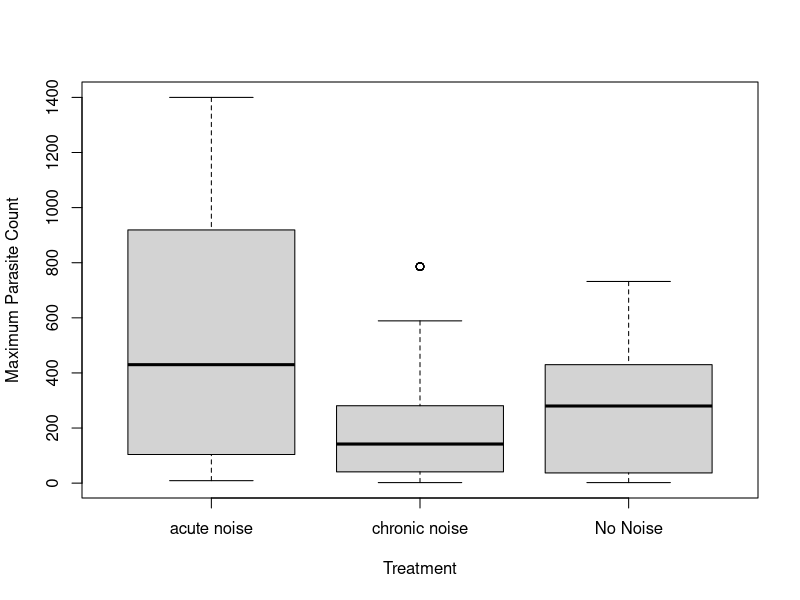

R code for this plot: (Note: this script raises an error after producing the figure.)
#this is where I will complete assignment 1
getwd()

#my chosen dataset
guppy <- read.csv(file = "guppy.csv", head= TRUE)
summary(guppy)

#create objects for each column

#check the sample size for each treatment
table(guppy$treatment)

#mean max parasite number out of the 10 days observed
with(guppy, tapply(max.parasite.count, fish.Id, mean))

#mean max parasite number for each treatment, omitting all missing data
with (guppy,tapply(max.parasite.count, treatment, mean, na.rm=TRUE))

#standard deviation max parasite number for each treatment, omitting all missing data
with(guppy,tapply(max.parasite.count, treatment, sd, na.rm=TRUE))

#test for statistical difference of max parasite number between treatments
guppy.aov <- aov(max.parasite.count ~ treatment, data=guppy)
summary(guppy.aov)

#New code for assignment 2
library(tidyverse)

(guppy
  %>% group_by(treatment)
  %>% summarise_at("max.parasite.count",
                  list(mean=mean, sd=sd), na.rm=TRUE))

#look for any inconsistencies in data
summary(guppy)

boxplot (max.parasite.count~treatment, data=guppy, 
         xlab = "Treatment", ylab = "Maximum Parasite Count")


plot.default(max.parasite.count, standard.length,
     ylab="Maximum Parasite Count", xlab="Standard Length")




##New code for assignment 3

library(tidyverse)

view(guppy)

library(dplyr)

#pairing down columns to only the ones I need
pdat <- select(guppy, treatment, day, parasite.count)


#re-arranging the data by treatment and day
timedat <- (pdat
                %>% group_by(treatment, day)
                %>% summarise_at("parasite.count",
                                 list(mean=mean, sd=sd), na.rm=TRUE))
print(timedat)


#looking at each treatment independently - chronic noise first
pdat_chr <- filter(pdat, treatment == "chronic noise")

#re-arranging data by day
timedat_chr <- (pdat_chr
            %>% group_by(day)
            %>% summarise_at("parasite.count",
                             list(mean=mean, sd=sd), na.rm=TRUE))
print(timedat_chr)


#looking at acute noise only
pdat_a <- filter(pdat, treatment == "acute noise")

#sorting by day of sampling
timedat_a <- (pdat_a
                %>% group_by(day)
                %>% summarise_at("parasite.count",
                                 list(mean=mean, sd=sd), na.rm=TRUE))
print(timedat_a)


#looking at control group only
pdat_no <- filter(pdat, treatment == "No Noise")

#sorting by say of sampling
timedat_no <- (pdat_no
              %>% group_by(day)
              %>% summarise_at("parasite.count",
                               list(mean=mean, sd=sd), na.rm=TRUE))
print(timedat_no)



library(ggplot2)
theme_set(theme_bw()) 

#plotting each treatment separately
#chronic
pchr <- ggplot(timedat_chr,aes(day, mean))+labs(y = "Parasite count", x="Sampling day")
print(pchr+geom_line())
print(pchr+geom_line() +geom_point())

#acute
pa <- ggplot(timedat_a,aes(day, mean))+labs(y = "Parasite count", x="Sampling day")
print(pa+geom_line())
print(pa+geom_line() +geom_point())

#control
pno <- ggplot(timedat_no,aes(day, mean))+labs(y = "Parasite count", x="Sampling day")
print(pno+geom_line())
print(pno+geom_line() +geom_point())

#plotting all 3 treatments together (line)
pt <- ggplot(timedat,aes(day, mean, colour=treatment))+labs(y = "Parasite count", x="Sampling day")
print(pt+geom_line())
print(pt+geom_line() +geom_point())


#taking the total parasite count over all days and comparing treatments 
totdat <- select(guppy, fish.Id, treatment, parasite.count)


#took the sum of the number of parasites over all sampling days for each individual
totdatgrp <- (totdat
            %>% group_by(fish.Id, treatment)
            %>% summarise_at("parasite.count",
                             list(sum=sum), na.rm=TRUE))

#took the mean total parasite for each treatment
totdatgrp2 <- (totdatgrp
               %>% group_by(treatment)
               %>% summarise_at("sum",
                                list(mean=mean, sd=sd), na.rm=TRUE))


#plotting the total parasite count over all sampling days across treatments (boxplot)
btot <- ggplot(totdatgrp2,aes(treatment, mean))+
  labs(y ="Mean total parasite count", x="Treatment")

print(btot+geom_bar(stat = "identity", width = 0.5, fill="steelblue"))+
  theme_minimal()



##Permutations assignment

#based on what I have plotted in the previous assignment
